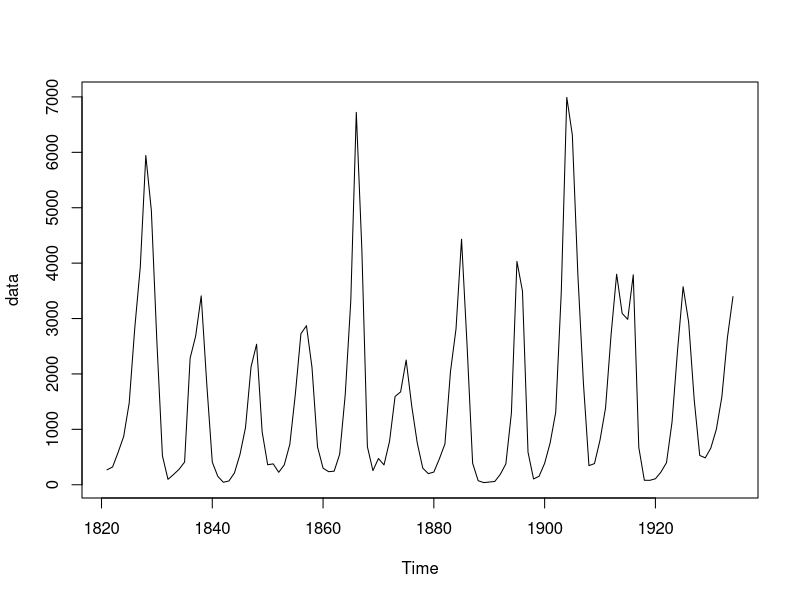
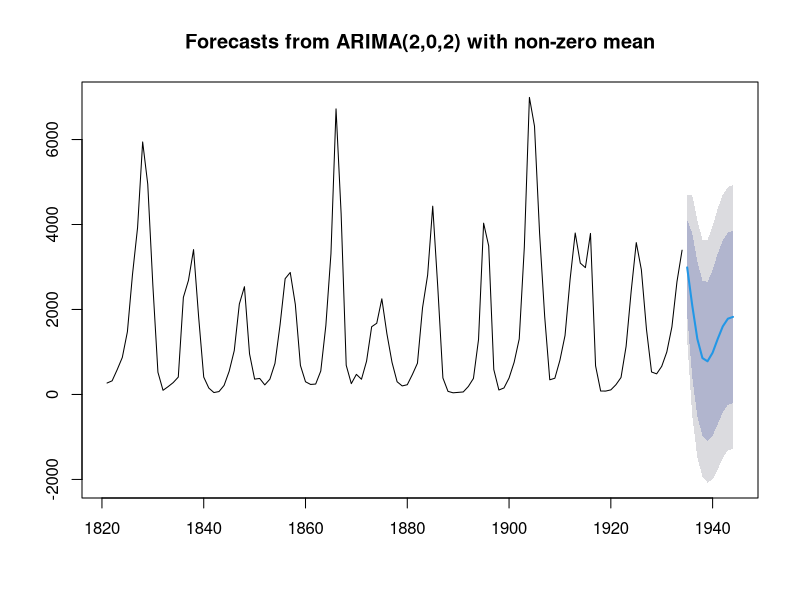
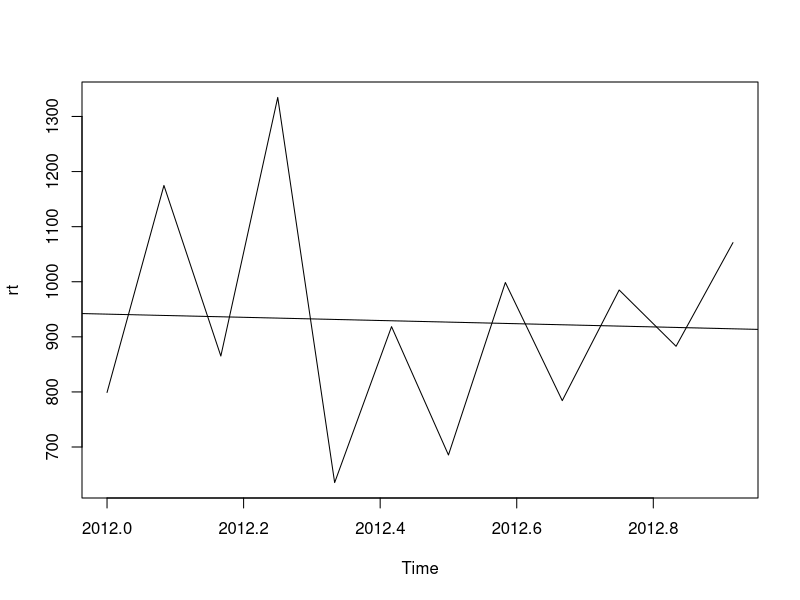
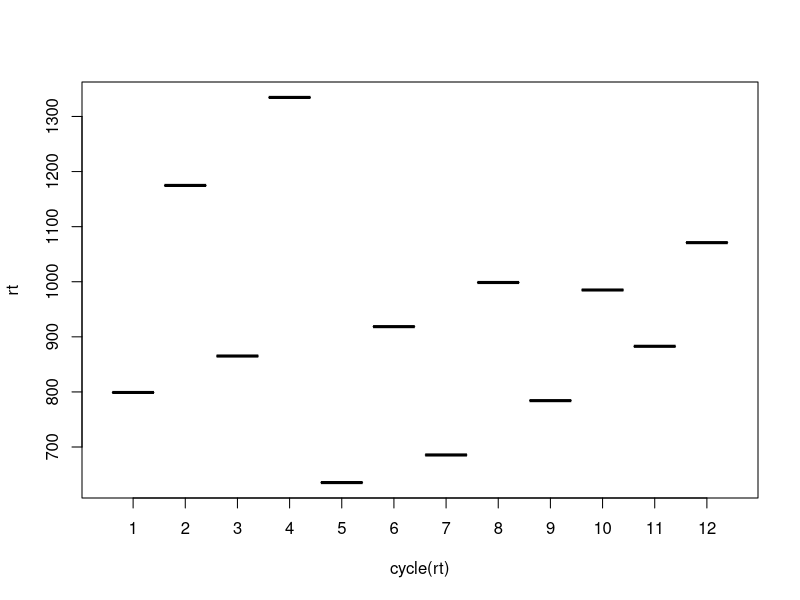
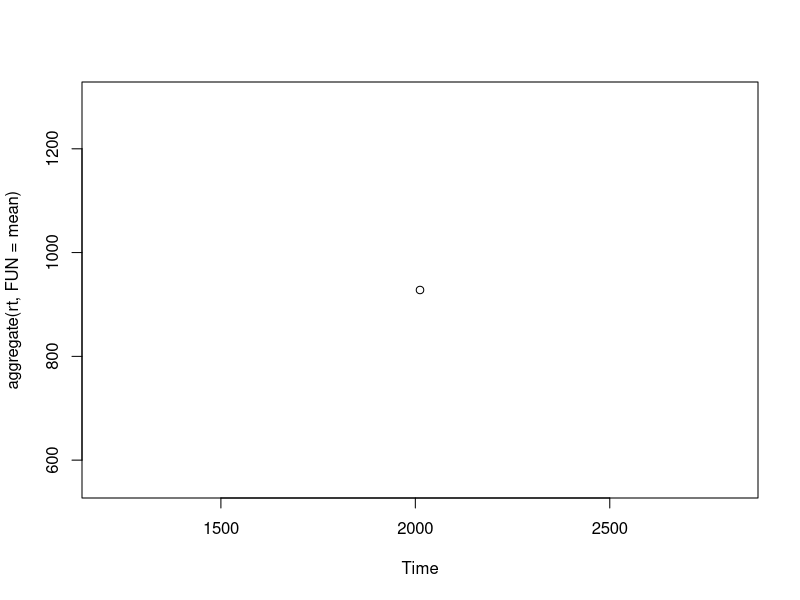
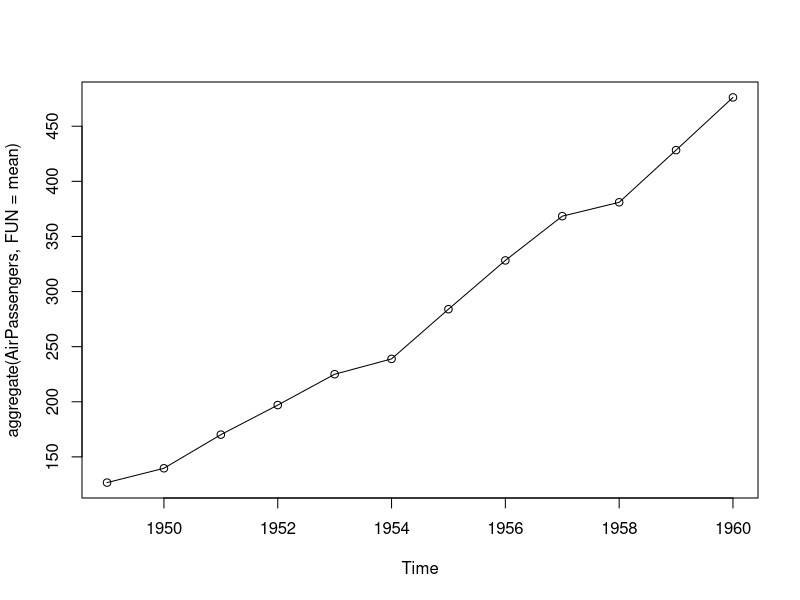
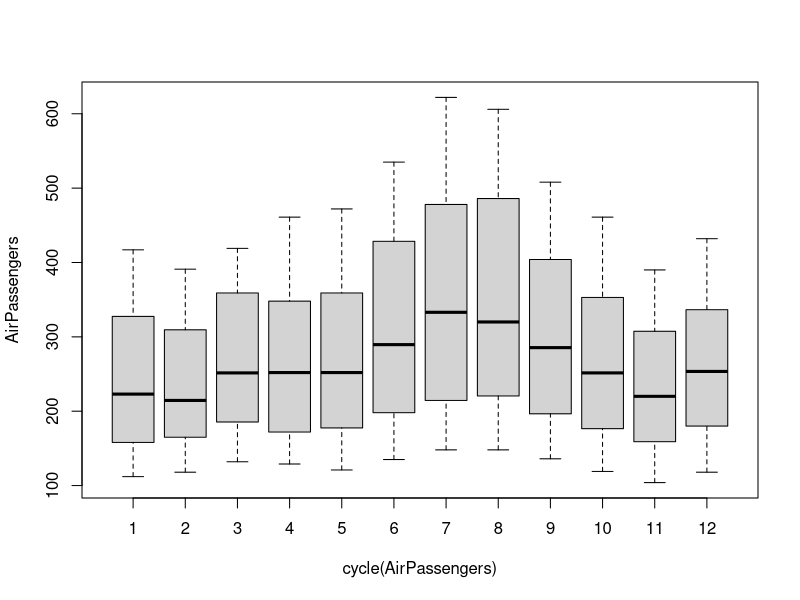

Source code (R) for these figures, in order:
library(lubridate)
library(forecast) # install.packages('forecast')

# png(file ="timeSeries.png")
data <- lynx
plot(data)
fit <- auto.arima(data)
forecast(fit, 5) # Predict 5 future values
plot(forecast(fit, 10), PI = TRUE)
# dev.off()


# Demo dataset --------------------------------------------------------------------------------

rainfall <- c(799,1174.8,865.1,1334.6,635.4,918.5,685.5,998.6,784.2,985,882.8,1071)
rt <- ts(rainfall,start = c(2012,1),frequency = 12)
print(rt)
rt
plot(rt)
abline(reg=lm(rt~time(rt)))
boxplot(rt~cycle(rt))
plot(aggregate(rt,FUN=mean), type = 'o')
summary(rt)
start(rt)
end(rt)

cycle(AirPassengers)
plot(aggregate(AirPassengers,FUN = mean), type = 'o')
boxplot(AirPassengers~cycle(AirPassengers))
